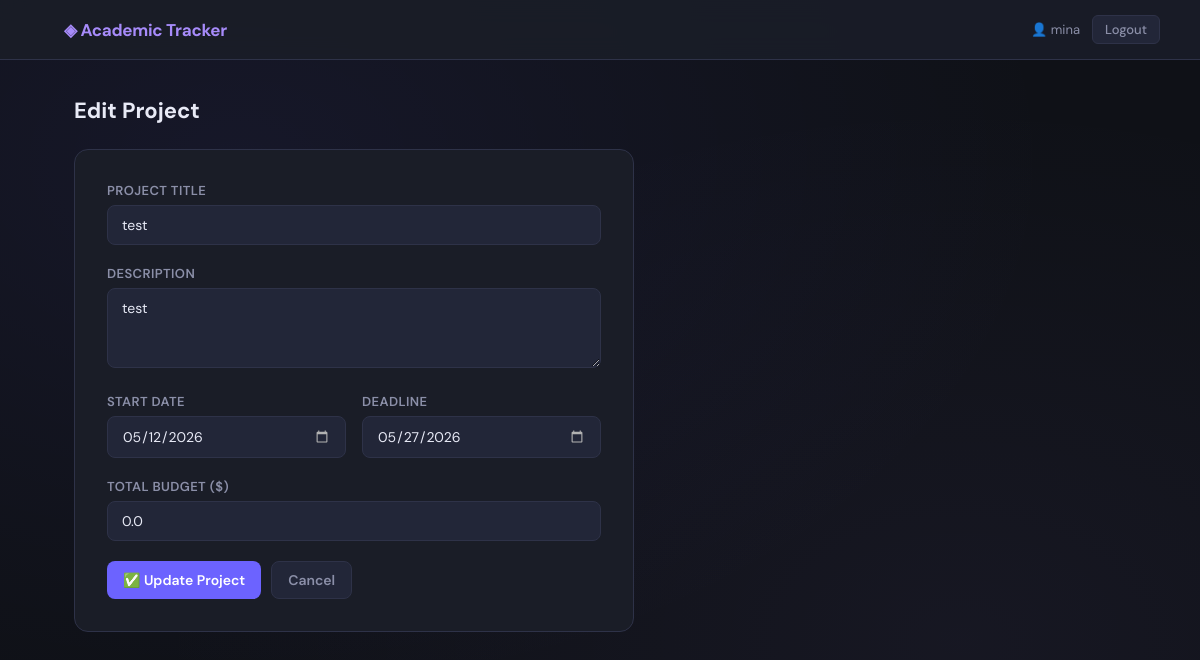
The page /edit_project/1 (signed in) on the database as committed earlier.
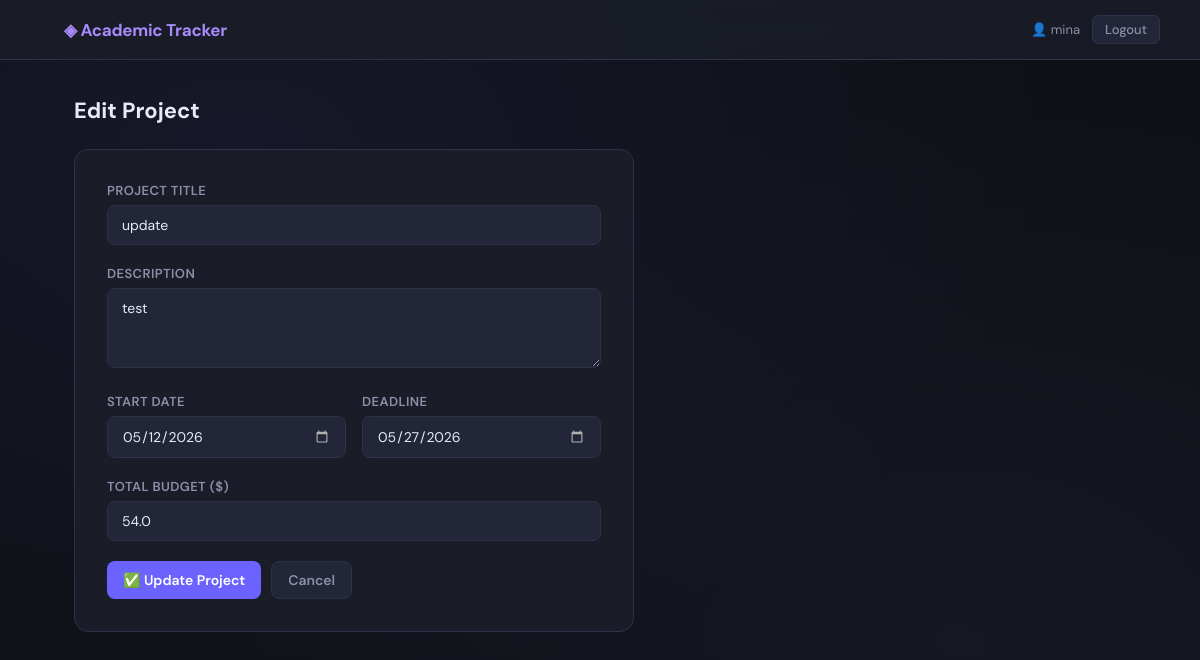
The same page on the database as committed later.
### tables this page shows
CREATE TABLE projects (
    id INTEGER PRIMARY KEY AUTOINCREMENT,
    user_id INTEGER NOT NULL,
    title TEXT NOT NULL,
    description TEXT,
    start_date DATE NOT NULL,
    deadline DATE NOT NULL,
    budget REAL DEFAULT 0,
    FOREIGN KEY (user_id) REFERENCES users (id)
);

### app.py (the view, shortened to what this page needs)
@app.route('/edit_project/<int:project_id>', methods=('GET', 'POST'))
def edit_project(project_id):
    if 'user_id' not in session:
        return redirect(url_for('login'))
    db = get_db_connection()
    project = db.execute('SELECT * FROM projects WHERE id = ? AND user_id = ?',
                         (project_id, session['user_id'])).fetchone()
    if project is None:
        db.close()
        return redirect(url_for('home'))
    db.close()
    return render_template('edit_project.html', project=project)

### app.py (called while the page is built)
def get_db_connection():
    conn = sqlite3.connect('database.db')
    conn.row_factory = sqlite3.Row
    return conn

### templates/edit_project.html
{% extends 'base.html' %}
{% block content %}
<div class="page-header">
    <h2 class="page-title">Edit Project</h2>
</div>
<div class="form-card">
    <form method="post">
        <div class="form-group">
            <label class="form-label">Project Title</label>
            <input type="text" name="title" value="{{ project.title }}" required>
        </div>
        <div class="form-group">
            <label class="form-label">Description</label>
            <textarea name="description">{{ project.description }}</textarea>
        </div>
        <div style="display:grid; grid-template-columns:1fr 1fr; gap:16px;">
            <div class="form-group">
                <label class="form-label">Start Date</label>
                <input type="date" name="start_date" value="{{ project.start_date }}" required>
            </div>
            <div class="form-group">
                <label class="form-label">Deadline</label>
                <input type="date" name="deadline" value="{{ project.deadline }}" required>
            </div>
        </div>
        <div class="form-group">
            <label class="form-label">Total Budget ($)</label>
            <input type="number" step="0.01" name="budget" value="{{ project.budget }}">
        </div>
        <div style="display:flex; gap:10px; margin-top:8px;">
            <button type="submit" class="btn btn-primary">✅ Update Project</button>
            <a href="{{ url_for('home') }}" class="btn btn-ghost">Cancel</a>
        </div>
    </form>
</div>
{% endblock %}

Rows that differ between the two databases and show on the page:
changed projects "test": title "test" → "update"; budget "0.0" → "54.0"
